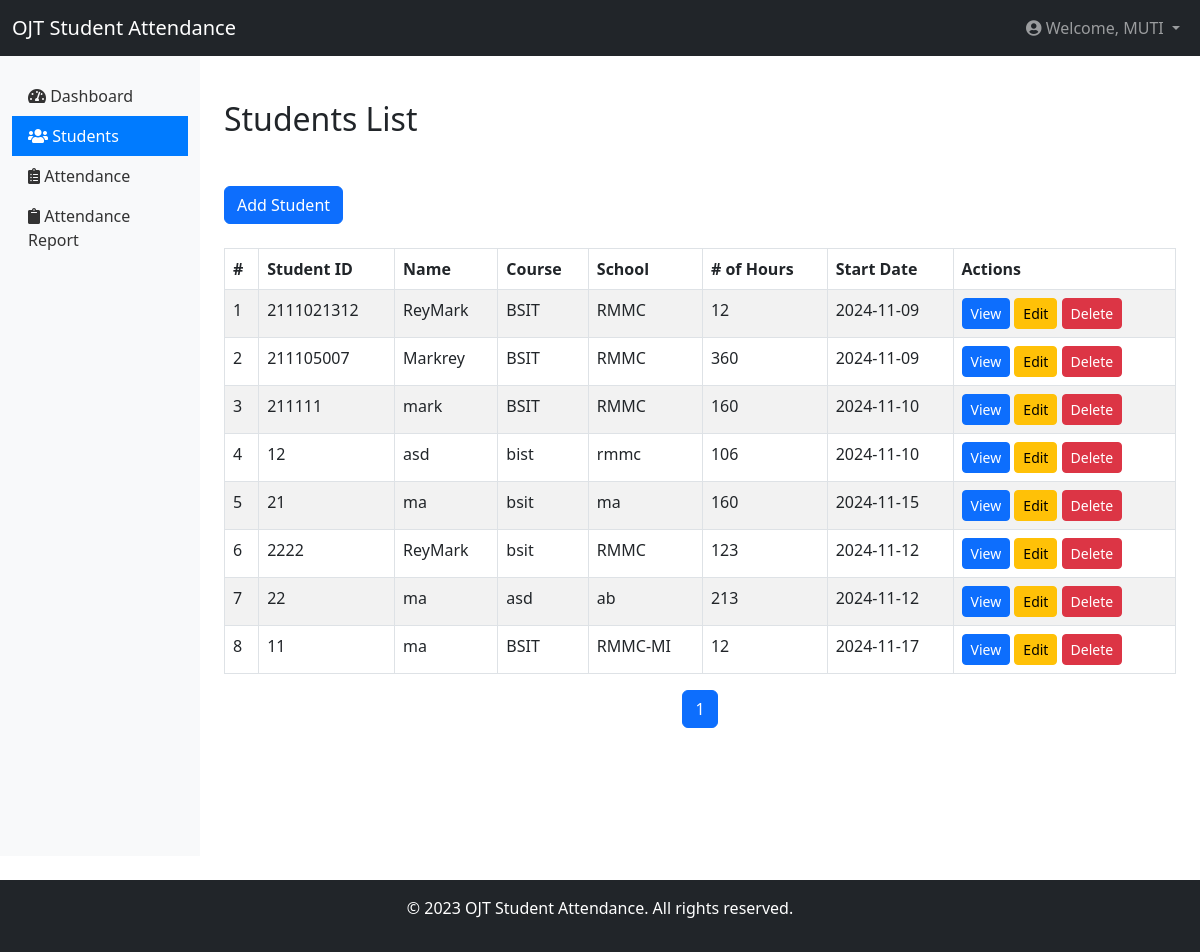
Screenshot of /admin/student.php (signed in) with the database file from the repository.
### tables this page shows
CREATE TABLE `students` (
  `id` int(11) NOT NULL,
  `student_id` int(11) NOT NULL,
  `name` varchar(255) NOT NULL,
  `course` varchar(255) NOT NULL,
  `school` varchar(255) NOT NULL,
  `start_date` date NOT NULL,
  `number_hours` int(11) NOT NULL,
  `user_email` varchar(255) NOT NULL,
  `created_at` timestamp NOT NULL DEFAULT current_timestamp()
);

### admin/student.php (the view, shortened to what this page needs)
<?php
include_once('db/db-con.php');
if (isset($_SESSION['email'])) {
    $studentsPerPage = 10;
    $currentPage = isset($_GET['page']) ? (int)$_GET['page'] : 1;
    $offset = ($currentPage - 1) * $studentsPerPage;
    $totalQuery = "SELECT COUNT(*) as total FROM students";
    $totalResult = $conn->query($totalQuery);
    $totalStudents = $totalResult->fetch_assoc()['total'];
    $totalPages = ceil($totalStudents / $studentsPerPage);
    $sql = "SELECT * FROM students LIMIT ?, ?";
    $stmt = $conn->prepare($sql);
    $stmt->bind_param("ii", $offset, $studentsPerPage);
    $stmt->execute();
    $result = $stmt->get_result();
} else {
    echo "<script>window.location.href = 'index.php';</script>";
    exit;
}
?>
<!DOCTYPE html>
<html lang="en">
<head>
    <link href="https://cdn.jsdelivr.net/npm/bootstrap@5.3.0/dist/css/bootstrap.min.css" rel="stylesheet">
</head>
<body>
    <?php include('includes/header.php'); ?>
    <div class="container-fluid">
        <div class="row">
            <?php include('includes/sidebar.php'); ?>
            <main class="col-md-9 ms-sm-auto col-lg-10 px-md-4 container-main">
                <h2 class="my-4">Students List</h2>
                <button class="btn btn-primary my-4" data-bs-toggle="modal" data-bs-target="#addStudentModal">Add Student</button>
                <table class="table table-bordered table-striped">
                    <thead>
                        <tr>
                            <th>#</th>
                            <th>Student ID</th>
                            <th>Name</th>
                            <th>Course</th>
                            <th>School</th>
                            <th># of Hours</th>
                            <th>Start Date</th>
                            <th>Actions</th>
                        </tr>
                    </thead>
                    <tbody>
                        <?php if ($result->num_rows > 0): ?>
                            <?php $counter = $offset + 1; ?>
                            <?php while ($student = $result->fetch_assoc()): ?>
                                <tr>
                                    <td><?php echo $counter++; ?></td>
                                    <td><?php echo $student['student_id']; ?></td>
                                    <td><?php echo htmlspecialchars($student['name']); ?></td>
                                    <td><?php echo htmlspecialchars($student['course']); ?></td>
                                    <td><?php echo htmlspecialchars($student['school']); ?></td>
                                    <td><?php echo htmlspecialchars($student['number_hours']); ?></td>
                                    <td><?php echo date('Y-m-d', strtotime($student['start_date'])); ?></td>
                                    <td>
                                        <a href="view-student.php?id=<?php echo $student['id']; ?>" class="btn btn-primary btn-sm">View</a>
                                        <a href="edit-student.php?id=<?php echo $student['id']; ?>" class="btn btn-warning btn-sm">Edit</a>
                                        <a href="delete-student.php?id=<?php echo $student['id']; ?>" class="btn btn-danger btn-sm" onclick="return confirm('Are you sure you want to delete this student?');">Delete</a>
                                    </td>
                                </tr>
                            <?php endwhile; ?>
                        <?php else: ?>
                            <tr>
                                <td colspan="8">No students found.</td>
                            </tr>
                        <?php endif; ?>
                    </tbody>
                </table>
                <nav aria-label="Page navigation">
                    <ul class="pagination justify-content-center">
                        <?php for ($i = 1; $i <= $totalPages; $i++): ?>
                            <li class="page-item <?php if ($i == $currentPage) echo 'active'; ?>">
                                <a class="page-link" href="?page=<?php echo $i; ?>"><?php echo $i; ?></a>
                            </li>
                        <?php endfor; ?>
                    </ul>
                </nav>
            </main>
        </div>
    </div>
    <?php include('includes/footer.php'); ?>
</body>
</html>

### admin/includes/sidebar.php (style rules this page uses)
.container-main { margin-top: 20px; }

### rows the page displays
students: student "2111021312", name "ReyMark", course "BSIT", school "RMMC", number_hours "12", start_date "2024-11-09"
students: student "211105007", name "Markrey", course "BSIT", school "RMMC", number_hours "360", start_date "2024-11-09"
students: student "211111", name "mark", course "BSIT", school "RMMC", number_hours "160", start_date "2024-11-10"
students: student "12", name "asd", course "bist", school "rmmc", number_hours "106", start_date "2024-11-10"
students: student "21", name "ma", course "bsit", school "ma", number_hours "160", start_date "2024-11-15"
students: student "2222", name "ReyMark", course "bsit", school "RMMC", number_hours "123", start_date "2024-11-12"
students: student "22", name "ma", course "asd", school "ab", number_hours "213", start_date "2024-11-12"
students: student "11", name "ma", course "BSIT", school "RMMC-MI", number_hours "12", start_date "2024-11-17"

### other values shown
$_SESSION['establishment_name'] "MUTI"
